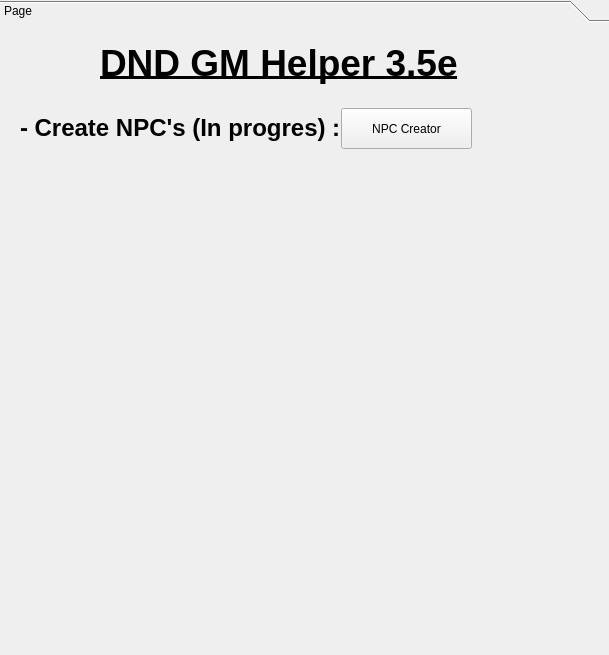
<?xml version="1.0" encoding="UTF-8"?>
<ui version="4.0">
 <class>MainMenu</class>
 <widget class="QToolBox" name="MainMenu">
  <property name="enabled">
   <bool>true</bool>
  </property>
  <property name="geometry">
   <rect>
    <x>0</x>
    <y>0</y>
    <width>609</width>
    <height>655</height>
   </rect>
  </property>
  <property name="mouseTracking">
   <bool>false</bool>
  </property>
  <property name="windowTitle">
   <string>ToolBox</string>
  </property>
  <property name="styleSheet">
   <string notr="true"/>
  </property>
  <widget class="QWidget" name="Main_Menu">
   <property name="geometry">
    <rect>
     <x>0</x>
     <y>0</y>
     <width>609</width>
     <height>625</height>
    </rect>
   </property>
   <attribute name="label">
    <string>Page</string>
   </attribute>
   <widget class="QPushButton" name="butNPCCreatorin">
    <property name="geometry">
     <rect>
      <x>341</x>
      <y>80</y>
      <width>131</width>
      <height>41</height>
     </rect>
    </property>
    <property name="text">
     <string>NPC Creator</string>
    </property>
   </widget>
   <widget class="QLabel" name="Title">
    <property name="geometry">
     <rect>
      <x>100</x>
      <y>0</y>
      <width>361</width>
      <height>71</height>
     </rect>
    </property>
    <property name="text">
     <string>&lt;html&gt;&lt;head/&gt;&lt;body&gt;&lt;p&gt;&lt;span style=&quot; font-size:28pt; font-weight:700; text-decoration: underline;&quot;&gt;DND GM Helper 3.5e&lt;/span&gt;&lt;/p&gt;&lt;/body&gt;&lt;/html&gt;</string>
    </property>
   </widget>
   <widget class="QLabel" name="NPCreator">
    <property name="geometry">
     <rect>
      <x>20</x>
      <y>80</y>
      <width>321</width>
      <height>41</height>
     </rect>
    </property>
    <property name="text">
     <string>&lt;html&gt;&lt;head/&gt;&lt;body&gt;&lt;p&gt;&lt;span style=&quot; font-size:18pt; font-weight:700;&quot;&gt;- Create NPC's (In progres) : &lt;/span&gt;&lt;/p&gt;&lt;/body&gt;&lt;/html&gt;</string>
    </property>
   </widget>
  </widget>
 </widget>
 <resources/>
 <connections/>
</ui>
